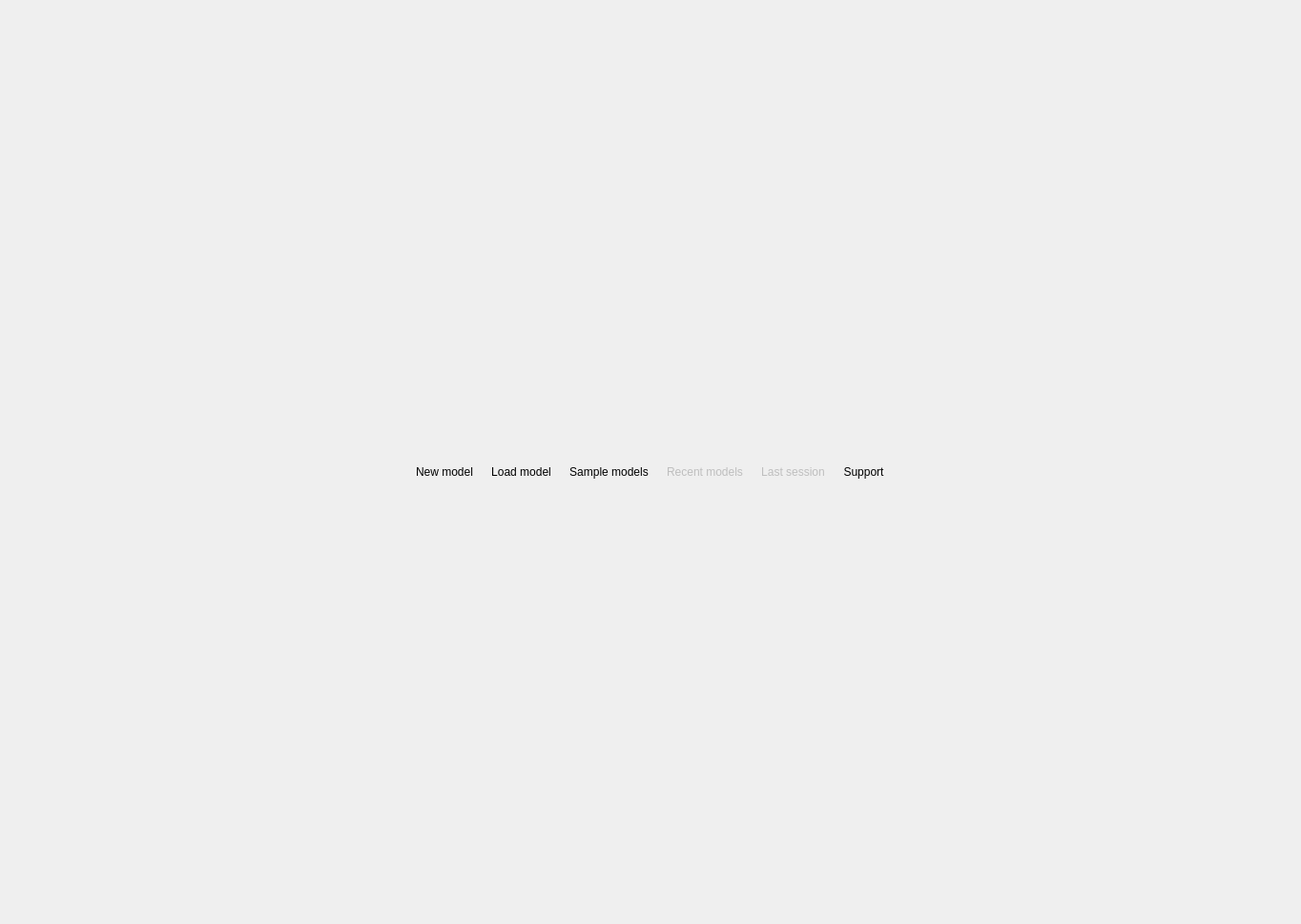
<?xml version="1.0" encoding="UTF-8"?>
<ui version="4.0">
 <class>WelcomeWidget</class>
 <widget class="QWidget" name="WelcomeWidget">
  <property name="geometry">
   <rect>
    <x>0</x>
    <y>0</y>
    <width>1364</width>
    <height>969</height>
   </rect>
  </property>
  <property name="sizePolicy">
   <sizepolicy hsizetype="Expanding" vsizetype="Expanding">
    <horstretch>0</horstretch>
    <verstretch>0</verstretch>
   </sizepolicy>
  </property>
  <property name="mouseTracking">
   <bool>false</bool>
  </property>
  <property name="focusPolicy">
   <enum>Qt::FocusPolicy::NoFocus</enum>
  </property>
  <property name="windowTitle">
   <string>Form</string>
  </property>
  <layout class="QVBoxLayout" name="verticalLayout_2">
   <property name="spacing">
    <number>0</number>
   </property>
   <property name="leftMargin">
    <number>1</number>
   </property>
   <property name="topMargin">
    <number>2</number>
   </property>
   <property name="rightMargin">
    <number>3</number>
   </property>
   <property name="bottomMargin">
    <number>3</number>
   </property>
   <item>
    <widget class="QFrame" name="bg_frame">
     <property name="sizePolicy">
      <sizepolicy hsizetype="Expanding" vsizetype="Expanding">
       <horstretch>0</horstretch>
       <verstretch>0</verstretch>
      </sizepolicy>
     </property>
     <property name="frameShape">
      <enum>QFrame::Shape::NoFrame</enum>
     </property>
     <property name="frameShadow">
      <enum>QFrame::Shadow::Raised</enum>
     </property>
     <layout class="QGridLayout" name="gridLayout_2">
      <property name="leftMargin">
       <number>5</number>
      </property>
      <property name="topMargin">
       <number>5</number>
      </property>
      <property name="rightMargin">
       <number>5</number>
      </property>
      <property name="bottomMargin">
       <number>5</number>
      </property>
      <property name="verticalSpacing">
       <number>30</number>
      </property>
      <item row="0" column="1" colspan="2">
       <spacer name="verticalSpacer">
        <property name="orientation">
         <enum>Qt::Orientation::Vertical</enum>
        </property>
        <property name="sizeHint" stdset="0">
         <size>
          <width>20</width>
          <height>40</height>
         </size>
        </property>
       </spacer>
      </item>
      <item row="2" column="3">
       <spacer name="horizontalSpacer_4">
        <property name="orientation">
         <enum>Qt::Orientation::Horizontal</enum>
        </property>
        <property name="sizeHint" stdset="0">
         <size>
          <width>40</width>
          <height>20</height>
         </size>
        </property>
       </spacer>
      </item>
      <item row="3" column="0" colspan="4">
       <layout class="QGridLayout" name="gridLayout">
        <property name="rightMargin">
         <number>5</number>
        </property>
        <property name="bottomMargin">
         <number>5</number>
        </property>
        <item row="1" column="0">
         <spacer name="horizontalSpacer_5">
          <property name="orientation">
           <enum>Qt::Orientation::Horizontal</enum>
          </property>
          <property name="sizeHint" stdset="0">
           <size>
            <width>40</width>
            <height>20</height>
           </size>
          </property>
         </spacer>
        </item>
        <item row="0" column="0" colspan="2">
         <spacer name="verticalSpacer_3">
          <property name="orientation">
           <enum>Qt::Orientation::Vertical</enum>
          </property>
          <property name="sizeHint" stdset="0">
           <size>
            <width>20</width>
            <height>40</height>
           </size>
          </property>
         </spacer>
        </item>
        <item row="1" column="1">
         <widget class="QLabel" name="nullptrlabs_lbl">
          <property name="visible">
           <bool>false</bool>
          </property>
          <property name="sizePolicy">
           <sizepolicy hsizetype="Fixed" vsizetype="Fixed">
            <horstretch>0</horstretch>
            <verstretch>0</verstretch>
           </sizepolicy>
          </property>
          <property name="minimumSize">
           <size>
            <width>197</width>
            <height>80</height>
           </size>
          </property>
          <property name="maximumSize">
           <size>
            <width>197</width>
            <height>80</height>
           </size>
          </property>
          <property name="cursor">
           <cursorShape>PointingHandCursor</cursorShape>
          </property>
          <property name="mouseTracking">
           <bool>true</bool>
          </property>
          <property name="text">
           <string/>
          </property>
          <property name="scaledContents">
           <bool>true</bool>
          </property>
          <property name="openExternalLinks">
           <bool>true</bool>
          </property>
         </widget>
        </item>
       </layout>
      </item>
      <item row="2" column="1" colspan="2">
       <layout class="QHBoxLayout" name="buttons_lt">
        <property name="spacing">
         <number>5</number>
        </property>
        <property name="leftMargin">
         <number>0</number>
        </property>
        <property name="topMargin">
         <number>0</number>
        </property>
        <property name="rightMargin">
         <number>0</number>
        </property>
        <property name="bottomMargin">
         <number>0</number>
        </property>
        <item>
         <widget class="QToolButton" name="new_tb">
          <property name="mouseTracking">
           <bool>false</bool>
          </property>
          <property name="focusPolicy">
           <enum>Qt::FocusPolicy::NoFocus</enum>
          </property>
          <property name="text">
           <string>New model</string>
          </property>
          <property name="icon">
           <iconset resource="../../res/resources.qrc">
            <normaloff>:/icons/icons/new.png</normaloff>:/icons/icons/new.png</iconset>
          </property>
          <property name="iconSize">
           <size>
            <width>50</width>
            <height>50</height>
           </size>
          </property>
          <property name="toolButtonStyle">
           <enum>Qt::ToolButtonStyle::ToolButtonTextUnderIcon</enum>
          </property>
          <property name="autoRaise">
           <bool>true</bool>
          </property>
         </widget>
        </item>
        <item>
         <widget class="QToolButton" name="load_tb">
          <property name="mouseTracking">
           <bool>false</bool>
          </property>
          <property name="focusPolicy">
           <enum>Qt::FocusPolicy::NoFocus</enum>
          </property>
          <property name="text">
           <string>Load model</string>
          </property>
          <property name="icon">
           <iconset resource="../../res/resources.qrc">
            <normaloff>:/icons/icons/open.png</normaloff>:/icons/icons/open.png</iconset>
          </property>
          <property name="iconSize">
           <size>
            <width>50</width>
            <height>50</height>
           </size>
          </property>
          <property name="toolButtonStyle">
           <enum>Qt::ToolButtonStyle::ToolButtonTextUnderIcon</enum>
          </property>
          <property name="autoRaise">
           <bool>true</bool>
          </property>
         </widget>
        </item>
        <item>
         <widget class="QToolButton" name="sample_tb">
          <property name="enabled">
           <bool>true</bool>
          </property>
          <property name="mouseTracking">
           <bool>false</bool>
          </property>
          <property name="focusPolicy">
           <enum>Qt::FocusPolicy::NoFocus</enum>
          </property>
          <property name="text">
           <string>Sample models</string>
          </property>
          <property name="icon">
           <iconset resource="../../res/resources.qrc">
            <normaloff>:/icons/icons/samples.png</normaloff>:/icons/icons/samples.png</iconset>
          </property>
          <property name="iconSize">
           <size>
            <width>50</width>
            <height>50</height>
           </size>
          </property>
          <property name="popupMode">
           <enum>QToolButton::ToolButtonPopupMode::InstantPopup</enum>
          </property>
          <property name="toolButtonStyle">
           <enum>Qt::ToolButtonStyle::ToolButtonTextUnderIcon</enum>
          </property>
          <property name="autoRaise">
           <bool>true</bool>
          </property>
         </widget>
        </item>
        <item>
         <widget class="QToolButton" name="recent_tb">
          <property name="enabled">
           <bool>false</bool>
          </property>
          <property name="mouseTracking">
           <bool>false</bool>
          </property>
          <property name="focusPolicy">
           <enum>Qt::FocusPolicy::NoFocus</enum>
          </property>
          <property name="text">
           <string>Recent models</string>
          </property>
          <property name="icon">
           <iconset resource="../../res/resources.qrc">
            <normaloff>:/icons/icons/loadrecent.png</normaloff>:/icons/icons/loadrecent.png</iconset>
          </property>
          <property name="iconSize">
           <size>
            <width>50</width>
            <height>50</height>
           </size>
          </property>
          <property name="popupMode">
           <enum>QToolButton::ToolButtonPopupMode::InstantPopup</enum>
          </property>
          <property name="toolButtonStyle">
           <enum>Qt::ToolButtonStyle::ToolButtonTextUnderIcon</enum>
          </property>
          <property name="autoRaise">
           <bool>true</bool>
          </property>
         </widget>
        </item>
        <item>
         <widget class="QToolButton" name="last_session_tb">
          <property name="enabled">
           <bool>false</bool>
          </property>
          <property name="mouseTracking">
           <bool>false</bool>
          </property>
          <property name="focusPolicy">
           <enum>Qt::FocusPolicy::NoFocus</enum>
          </property>
          <property name="text">
           <string>Last session</string>
          </property>
          <property name="icon">
           <iconset resource="../../res/resources.qrc">
            <normaloff>:/icons/icons/last_session.png</normaloff>:/icons/icons/last_session.png</iconset>
          </property>
          <property name="iconSize">
           <size>
            <width>50</width>
            <height>50</height>
           </size>
          </property>
          <property name="toolButtonStyle">
           <enum>Qt::ToolButtonStyle::ToolButtonTextUnderIcon</enum>
          </property>
          <property name="autoRaise">
           <bool>true</bool>
          </property>
         </widget>
        </item>
        <item>
         <widget class="QToolButton" name="support_tb">
          <property name="enabled">
           <bool>true</bool>
          </property>
          <property name="mouseTracking">
           <bool>false</bool>
          </property>
          <property name="focusPolicy">
           <enum>Qt::FocusPolicy::NoFocus</enum>
          </property>
          <property name="text">
           <string>Support</string>
          </property>
          <property name="icon">
           <iconset resource="../../res/resources.qrc">
            <normaloff>:/icons/icons/help.png</normaloff>:/icons/icons/help.png</iconset>
          </property>
          <property name="iconSize">
           <size>
            <width>50</width>
            <height>50</height>
           </size>
          </property>
          <property name="toolButtonStyle">
           <enum>Qt::ToolButtonStyle::ToolButtonTextUnderIcon</enum>
          </property>
          <property name="autoRaise">
           <bool>true</bool>
          </property>
         </widget>
        </item>
       </layout>
      </item>
      <item row="1" column="0" colspan="4">
       <layout class="QHBoxLayout" name="horizontalLayout">
        <property name="spacing">
         <number>5</number>
        </property>
        <item>
         <spacer name="horizontalSpacer">
          <property name="orientation">
           <enum>Qt::Orientation::Horizontal</enum>
          </property>
          <property name="sizeHint" stdset="0">
           <size>
            <width>40</width>
            <height>20</height>
           </size>
          </property>
         </spacer>
        </item>
        <item>
         <widget class="QLabel" name="logo_lbl">
          <property name="sizePolicy">
           <sizepolicy hsizetype="Preferred" vsizetype="Fixed">
            <horstretch>0</horstretch>
            <verstretch>0</verstretch>
           </sizepolicy>
          </property>
          <property name="minimumSize">
           <size>
            <width>0</width>
            <height>0</height>
           </size>
          </property>
          <property name="maximumSize">
           <size>
            <width>300</width>
            <height>303</height>
           </size>
          </property>
          <property name="text">
           <string/>
          </property>
          <property name="pixmap">
           <pixmap resource="../../../../priv-core/res/logoicons.qrc">:/images/images/pgmodeler_splash.png</pixmap>
          </property>
          <property name="scaledContents">
           <bool>true</bool>
          </property>
          <property name="alignment">
           <set>Qt::AlignmentFlag::AlignCenter</set>
          </property>
         </widget>
        </item>
        <item>
         <spacer name="horizontalSpacer_2">
          <property name="orientation">
           <enum>Qt::Orientation::Horizontal</enum>
          </property>
          <property name="sizeHint" stdset="0">
           <size>
            <width>40</width>
            <height>20</height>
           </size>
          </property>
         </spacer>
        </item>
       </layout>
      </item>
      <item row="2" column="0">
       <spacer name="horizontalSpacer_3">
        <property name="orientation">
         <enum>Qt::Orientation::Horizontal</enum>
        </property>
        <property name="sizeHint" stdset="0">
         <size>
          <width>40</width>
          <height>20</height>
         </size>
        </property>
       </spacer>
      </item>
     </layout>
    </widget>
   </item>
  </layout>
 </widget>
 <tabstops>
  <tabstop>new_tb</tabstop>
  <tabstop>load_tb</tabstop>
  <tabstop>sample_tb</tabstop>
  <tabstop>recent_tb</tabstop>
  <tabstop>last_session_tb</tabstop>
  <tabstop>support_tb</tabstop>
 </tabstops>
 <resources>
  <include location="../../../../priv-core/res/logoicons.qrc"/>
  <include location="../../res/resources.qrc"/>
  <include location="../../../../priv-core/res/logoicons.qrc"/>
  <include location="../../../../priv-core/res/logoicons.qrc"/>
  <include location="../../../../priv-core/res/logoicons.qrc"/>
  <include location="../../../../priv-core/res/logoicons.qrc"/>
  <include location="../../../../priv-core/res/logoicons.qrc"/>
  <include location="../../../../priv-core/res/logoicons.qrc"/>
  <include location="../../../../priv-core/res/logoicons.qrc"/>
  <include location="../../../../priv-core/res/logoicons.qrc"/>
  <include location="../../../../priv-core/res/logoicons.qrc"/>
  <include location="../../../../priv-core/res/logoicons.qrc"/>
 </resources>
 <connections/>
</ui>
